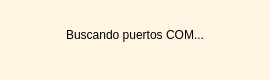
<?xml version="1.0" encoding="UTF-8"?>
<ui version="4.0">
 <class>Advertencia</class>
 <widget class="QMainWindow" name="Advertencia">
  <property name="geometry">
   <rect>
    <x>0</x>
    <y>0</y>
    <width>270</width>
    <height>80</height>
   </rect>
  </property>
  <property name="maximumSize">
   <size>
    <width>270</width>
    <height>80</height>
   </size>
  </property>
  <property name="windowTitle">
   <string>Cargando...</string>
  </property>
  <property name="styleSheet">
   <string notr="true">background-color: rgb(255, 245, 226);</string>
  </property>
  <widget class="QWidget" name="centralwidget">
   <widget class="QLabel" name="LblAdvertencia">
    <property name="geometry">
     <rect>
      <x>10</x>
      <y>10</y>
      <width>250</width>
      <height>50</height>
     </rect>
    </property>
    <property name="text">
     <string>Buscando puertos COM...</string>
    </property>
    <property name="alignment">
     <set>Qt::AlignCenter</set>
    </property>
   </widget>
  </widget>
  <widget class="QStatusBar" name="statusbar"/>
 </widget>
 <resources/>
 <connections/>
</ui>
